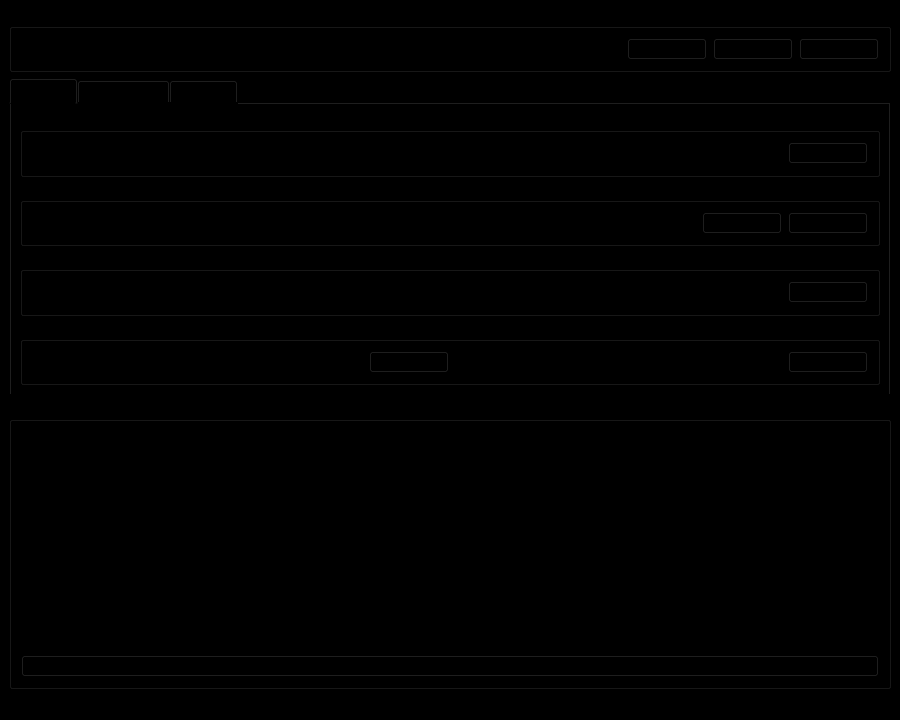
<?xml version="1.0" encoding="UTF-8"?>
<ui version="4.0">
 <class>MainWindow</class>
 <widget class="QMainWindow" name="MainWindow">
  <property name="geometry">
   <rect>
    <x>0</x>
    <y>0</y>
    <width>900</width>
    <height>720</height>
   </rect>
  </property>
  <property name="windowTitle">
   <string>Digital Detective System</string>
  </property>
  <property name="styleSheet">
   <string notr="true">background-color: black;</string>
  </property>
  <widget class="QWidget" name="centralwidget">
   <layout class="QVBoxLayout" name="verticalLayout_root">
    <item>
     <widget class="QGroupBox" name="groupBox_auth">
      <property name="title">
       <string>Authentication</string>
      </property>
      <layout class="QHBoxLayout">
       <item>
        <widget class="QLabel" name="label">
         <property name="text">
          <string>Username:</string>
         </property>
        </widget>
       </item>
       <item>
        <widget class="QLineEdit" name="lineEdit_username"/>
       </item>
       <item>
        <widget class="QLabel" name="label">
         <property name="text">
          <string>Password:</string>
         </property>
        </widget>
       </item>
       <item>
        <widget class="QLineEdit" name="lineEdit_password">
         <property name="echoMode">
          <enum>QLineEdit::EchoMode::Password</enum>
         </property>
        </widget>
       </item>
       <item>
        <widget class="QPushButton" name="pushButton_signup">
         <property name="text">
          <string>Sign Up</string>
         </property>
        </widget>
       </item>
       <item>
        <widget class="QPushButton" name="pushButton_login">
         <property name="text">
          <string>Login</string>
         </property>
        </widget>
       </item>
       <item>
        <widget class="QPushButton" name="pushButton_logout">
         <property name="text">
          <string>Logout</string>
         </property>
        </widget>
       </item>
      </layout>
     </widget>
    </item>
    <item>
     <widget class="QTabWidget" name="tabWidget_main">
      <widget class="QWidget" name="tab_persons">
       <attribute name="title">
        <string>Persons</string>
       </attribute>
       <layout class="QVBoxLayout">
        <item>
         <widget class="QGroupBox" name="groupBox">
          <property name="title">
           <string>Add / Reactivate Person</string>
          </property>
          <layout class="QHBoxLayout">
           <item>
            <widget class="QLabel" name="label">
             <property name="text">
              <string>Name:</string>
             </property>
            </widget>
           </item>
           <item>
            <widget class="QLineEdit" name="lineEdit_name"/>
           </item>
           <item>
            <widget class="QLabel" name="label">
             <property name="text">
              <string>Role:</string>
             </property>
            </widget>
           </item>
           <item>
            <widget class="QLineEdit" name="lineEdit_role">
             <property name="placeholderText">
              <string>regular</string>
             </property>
            </widget>
           </item>
           <item>
            <widget class="QPushButton" name="pushButton_addPerson">
             <property name="text">
              <string>Add Person</string>
             </property>
            </widget>
           </item>
          </layout>
         </widget>
        </item>
        <item>
         <widget class="QGroupBox" name="groupBox">
          <property name="title">
           <string>Relationships</string>
          </property>
          <layout class="QHBoxLayout">
           <item>
            <widget class="QLabel" name="label">
             <property name="text">
              <string>Person 1:</string>
             </property>
            </widget>
           </item>
           <item>
            <widget class="QLineEdit" name="lineEdit_person1"/>
           </item>
           <item>
            <widget class="QLabel" name="label">
             <property name="text">
              <string>Person 2:</string>
             </property>
            </widget>
           </item>
           <item>
            <widget class="QLineEdit" name="lineEdit_person2"/>
           </item>
           <item>
            <widget class="QPushButton" name="pushButton_addRelationship">
             <property name="text">
              <string>Add</string>
             </property>
            </widget>
           </item>
           <item>
            <widget class="QPushButton" name="pushButton_removeRelationship">
             <property name="text">
              <string>Remove</string>
             </property>
            </widget>
           </item>
          </layout>
         </widget>
        </item>
        <item>
         <widget class="QGroupBox" name="groupBox">
          <property name="title">
           <string>Edit Role</string>
          </property>
          <layout class="QHBoxLayout">
           <item>
            <widget class="QLabel" name="label">
             <property name="text">
              <string>Name:</string>
             </property>
            </widget>
           </item>
           <item>
            <widget class="QLineEdit" name="lineEdit_editName"/>
           </item>
           <item>
            <widget class="QLabel" name="label">
             <property name="text">
              <string>New Role:</string>
             </property>
            </widget>
           </item>
           <item>
            <widget class="QLineEdit" name="lineEdit_editRole"/>
           </item>
           <item>
            <widget class="QPushButton" name="pushButton_editRole">
             <property name="text">
              <string>Update Role</string>
             </property>
            </widget>
           </item>
          </layout>
         </widget>
        </item>
        <item>
         <widget class="QGroupBox" name="groupBox">
          <property name="title">
           <string>Search / Delete</string>
          </property>
          <layout class="QHBoxLayout">
           <item>
            <widget class="QLabel" name="label">
             <property name="text">
              <string>Search:</string>
             </property>
            </widget>
           </item>
           <item>
            <widget class="QLineEdit" name="lineEdit_search"/>
           </item>
           <item>
            <widget class="QPushButton" name="pushButton_searchPerson">
             <property name="text">
              <string>Search</string>
             </property>
            </widget>
           </item>
           <item>
            <widget class="QLabel" name="label">
             <property name="text">
              <string>Delete:</string>
             </property>
            </widget>
           </item>
           <item>
            <widget class="QLineEdit" name="lineEdit_delete"/>
           </item>
           <item>
            <widget class="QPushButton" name="pushButton_deletePerson">
             <property name="text">
              <string>Delete (Soft)</string>
             </property>
            </widget>
           </item>
          </layout>
         </widget>
        </item>
       </layout>
      </widget>
      <widget class="QWidget" name="tab_logs">
       <attribute name="title">
        <string>Activity Logs</string>
       </attribute>
       <layout class="QVBoxLayout">
        <item>
         <widget class="QGroupBox" name="groupBox">
          <property name="title">
           <string>Add Log Entry</string>
          </property>
          <layout class="QHBoxLayout">
           <item>
            <widget class="QLabel" name="label">
             <property name="text">
              <string>Timestamp:</string>
             </property>
            </widget>
           </item>
           <item>
            <widget class="QLineEdit" name="lineEdit_timestamp">
             <property name="placeholderText">
              <string>YYYY-MM-DD</string>
             </property>
            </widget>
           </item>
           <item>
            <widget class="QLabel" name="label">
             <property name="text">
              <string>Type:</string>
             </property>
            </widget>
           </item>
           <item>
            <widget class="QLineEdit" name="lineEdit_logType"/>
           </item>
           <item>
            <widget class="QLabel" name="label">
             <property name="text">
              <string>Details:</string>
             </property>
            </widget>
           </item>
           <item>
            <widget class="QLineEdit" name="lineEdit_logDetails"/>
           </item>
           <item>
            <widget class="QPushButton" name="pushButton_addLog">
             <property name="text">
              <string>Add Log</string>
             </property>
            </widget>
           </item>
           <item>
            <widget class="QPushButton" name="pushButton_viewLogs">
             <property name="text">
              <string>View All Logs</string>
             </property>
            </widget>
           </item>
          </layout>
         </widget>
        </item>
       </layout>
      </widget>
      <widget class="QWidget" name="tab_analysis">
       <attribute name="title">
        <string>Analysis</string>
       </attribute>
       <layout class="QVBoxLayout">
        <item>
         <widget class="QGroupBox" name="groupBox">
          <property name="title">
           <string>Shortest Connection Path</string>
          </property>
          <layout class="QHBoxLayout">
           <item>
            <widget class="QLabel" name="label">
             <property name="text">
              <string>From:</string>
             </property>
            </widget>
           </item>
           <item>
            <widget class="QLineEdit" name="lineEdit_src"/>
           </item>
           <item>
            <widget class="QLabel" name="label">
             <property name="text">
              <string>To:</string>
             </property>
            </widget>
           </item>
           <item>
            <widget class="QLineEdit" name="lineEdit_dest"/>
           </item>
           <item>
            <widget class="QPushButton" name="pushButton_shortestPath">
             <property name="text">
              <string>Find Path</string>
             </property>
            </widget>
           </item>
          </layout>
         </widget>
        </item>
        <item>
         <layout class="QHBoxLayout">
          <item>
           <widget class="QPushButton" name="pushButton_clusters">
            <property name="text">
             <string>View Clusters</string>
            </property>
           </widget>
          </item>
          <item>
           <widget class="QPushButton" name="pushButton_topConnected">
            <property name="text">
             <string>Top Connected</string>
            </property>
           </widget>
          </item>
          <item>
           <widget class="QPushButton" name="pushButton_recentActions">
            <property name="text">
             <string>Recent Actions</string>
            </property>
           </widget>
          </item>
          <item>
           <widget class="QPushButton" name="pushButton_viewNetwork">
            <property name="text">
             <string>View Network</string>
            </property>
           </widget>
          </item>
          <item>
           <widget class="QPushButton" name="pushButton_runDetection">
            <property name="text">
             <string>Run Detection</string>
            </property>
           </widget>
          </item>
          <item>
           <widget class="QPushButton" name="pushButton_undo">
            <property name="text">
             <string>Undo</string>
            </property>
           </widget>
          </item>
          <item>
           <widget class="QPushButton" name="pushButton_toggleDebug">
            <property name="text">
             <string>Toggle Debug</string>
            </property>
           </widget>
          </item>
         </layout>
        </item>
       </layout>
      </widget>
     </widget>
    </item>
    <item>
     <widget class="QGroupBox" name="groupBox">
      <property name="title">
       <string>Output</string>
      </property>
      <layout class="QVBoxLayout">
       <item>
        <widget class="QTextEdit" name="textEdit_output">
         <property name="font">
          <font>
           <family>Courier New</family>
           <pointsize>10</pointsize>
          </font>
         </property>
         <property name="readOnly">
          <bool>true</bool>
         </property>
        </widget>
       </item>
       <item>
        <widget class="QPushButton" name="pushButton_clearOutput">
         <property name="text">
          <string>Clear Output</string>
         </property>
        </widget>
       </item>
      </layout>
     </widget>
    </item>
   </layout>
  </widget>
  <widget class="QStatusBar" name="statusBar"/>
 </widget>
 <resources/>
 <connections>
  <connection>
   <sender>pushButton_clearOutput</sender>
   <signal>clicked()</signal>
   <receiver>textEdit_output</receiver>
   <slot>clear()</slot>
   <hints>
    <hint type="sourcelabel">
     <x>450</x>
     <y>680</y>
    </hint>
    <hint type="destinationlabel">
     <x>450</x>
     <y>500</y>
    </hint>
   </hints>
  </connection>
 </connections>
</ui>
